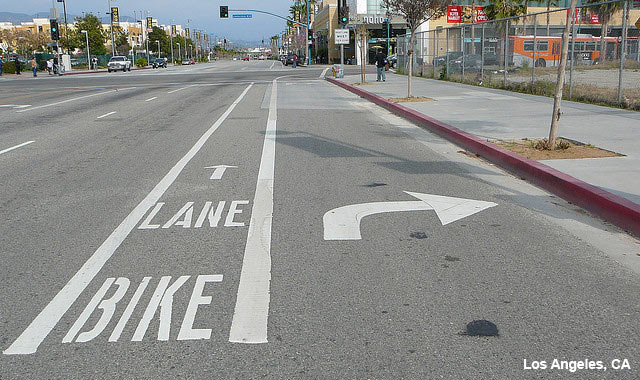
#> input picture lane.jpg, 640 x 380 px, given in place of the camera
$ python hsv_color_space.py
#> lines starting #> are read from the running program, lines starting #| are printed output that depends on the picture; after the words box and inside, x2 and y2 are one past the last pixel; in counts of white or black regions, pixels touching at a corner belong together
import cv2
import numpy as np

cap = cv2.VideoCapture(0)

while True:
    _, frame = cap.read()
#> frame is the input picture: shape (380, 640, 3); mean B, G, R 136.6, 139.6, 139.1
    hsv_frame = cv2.cvtColor(frame, cv2.COLOR_BGR2HSV)
#> hsv_frame: shape (380, 640, 3); mean H, S, V 53.6, 20.3, 143.1

    #Red
    low_red = np.array([161,155,84])
    high_red = np.array([179,255,255])
    red_mask = cv2.inRange(hsv_frame,low_red,high_red)
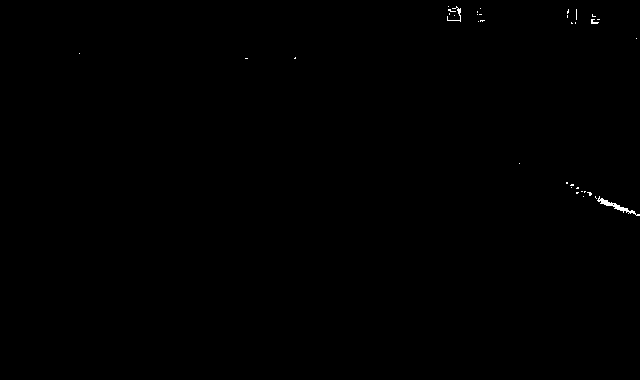
#> red_mask: shape (380, 640); 0.15% white in thin lines or dots, all inside (x1, y1, x2, y2) = (79, 6, 640, 216)
    red = cv2.bitwise_and(frame, frame, mask=red_mask)

    #Blue
    low_blue = np.array([94,80,2])
    high_blue = np.array([126,255,255])
    blue_mask = cv2.inRange(hsv_frame, low_blue,high_blue)
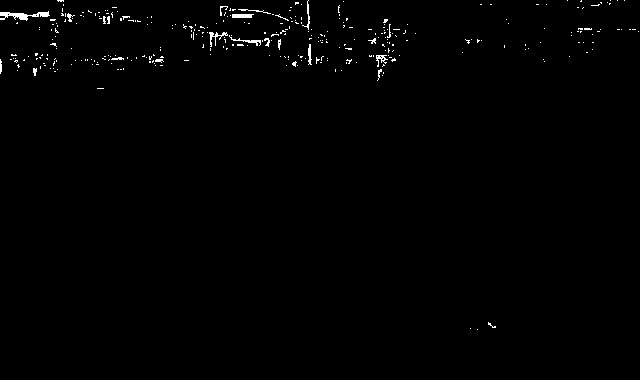
#> blue_mask: shape (380, 640); 0.79% white in thin lines or dots, all inside (x1, y1, x2, y2) = (0, 0, 639, 330)
    blue = cv2.bitwise_and(frame, frame, mask=blue_mask)

    #Green
    low_green = np.array([25,52,72])
    high_green = np.array([102,255,255])
    green_mask = cv2.inRange(hsv_frame, low_green, high_green)
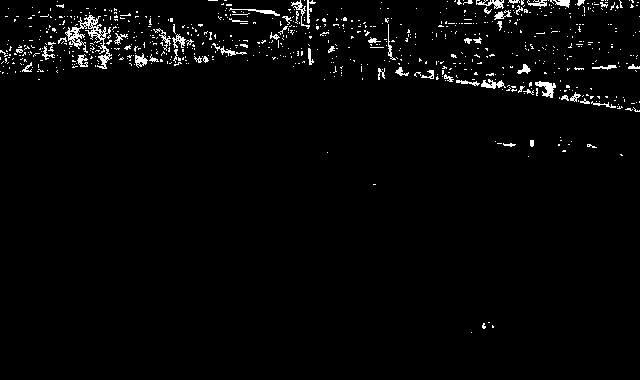
#> green_mask: shape (380, 640); 2.5% white in thin lines or dots, all inside (x1, y1, x2, y2) = (0, 0, 640, 333)
    green = cv2.bitwise_and(frame, frame, mask=green_mask)
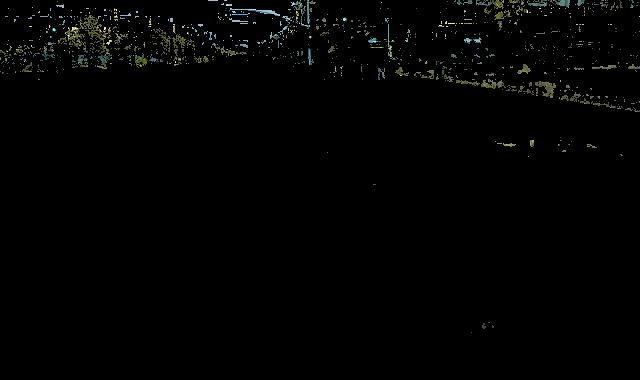
#> green: shape (380, 640, 3); mean B, G, R 2.2, 2.8, 2.4

    #Every color except white
    low = np.array([0,42,0])
    high = np.array([179,255,255])
    mask = cv2.inRange(hsv_frame, low, high)
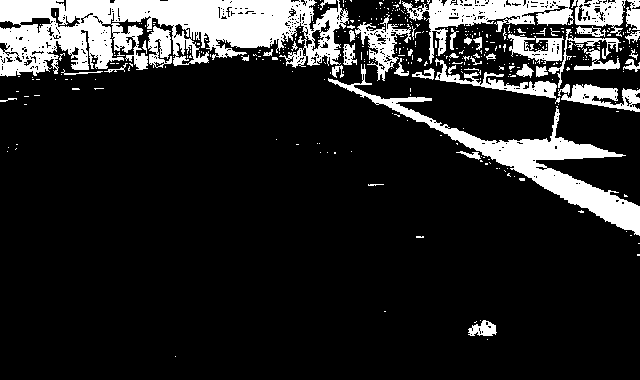
#> mask: shape (380, 640); 15.4% white; 386 white regions (336 under 20 px), largest, box (x1, y1, x2, y2) and area: (0, 0, 349, 77) 16135, (328, 64, 640, 236) 7029, (402, 0, 574, 64) 3561
    result = cv2.bitwise_and(frame, frame, mask=mask)
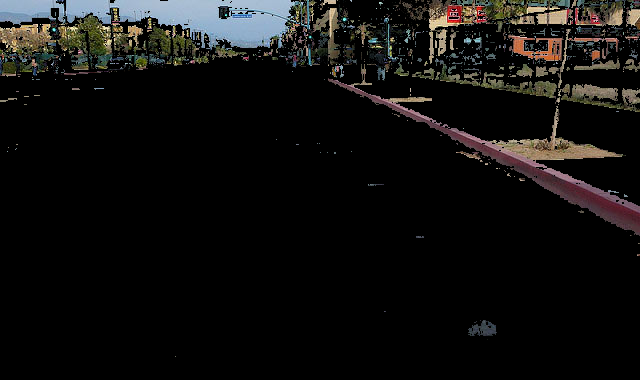
#> result: shape (380, 640, 3); mean B, G, R 15.9, 16.9, 17.5


    cv2.imshow("Frame",frame)
    #cv2.imshow("Red Mask", red)
    #cv2.imshow("Blue Mask", blue)
    #cv2.imshow("Green Mask", green)
    cv2.imshow("No white", result)

    key = cv2.waitKey(1)
#> (key Esc is pressed here)
    if key == 27:
        break
